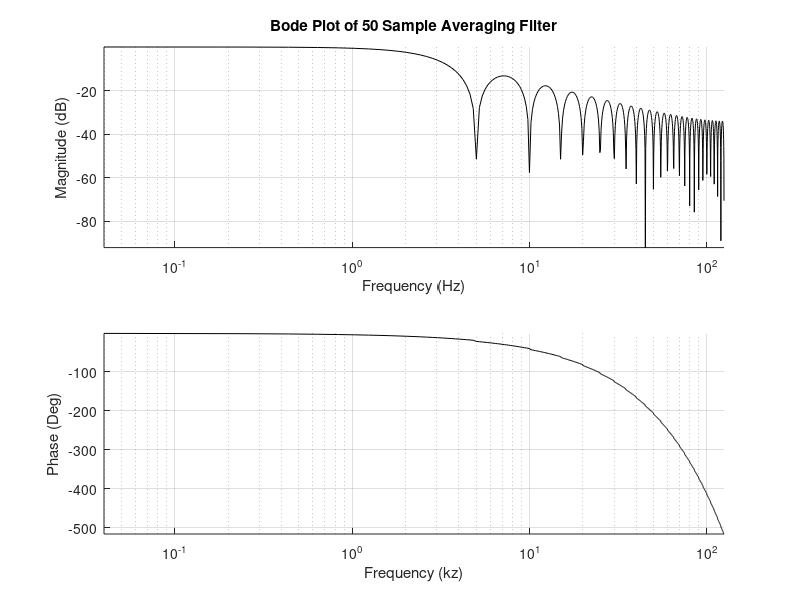

The MATLAB script that drew this image:
% Plot to the nyquist
omega = 0.001:0.005:pi;
N = 50;
Ts = 4e-3;
Fs = 1.0 / Ts;
pcolor = 'k';
imResult = (1/N)*(1-exp(-1i*omega*N))./(1-exp(-1i*omega));
mag = abs(imResult);
phase = unwrap(angle(imResult));

% -- Plot Magnitude -- %
subplot(2,1,1);
hold on;
semilogx(omega*Fs/(2*pi),20*log10(mag),pcolor);
grid on;axis tight;
xlabel('Frequency (Hz)');
ylabel('Magnitude (dB)');
title({['Bode Plot of ' num2str(N) ' Sample Averaging Filter']});
hold off;

% -- Plot Phase -- %
subplot(2,1,2);
hold on;
semilogx(omega*Fs/(2*pi),unwrap(phase*180/pi),pcolor);
grid on;axis tight;
xlabel({'Frequency (kz)'});
ylabel('Phase (Deg)');
hold off;
